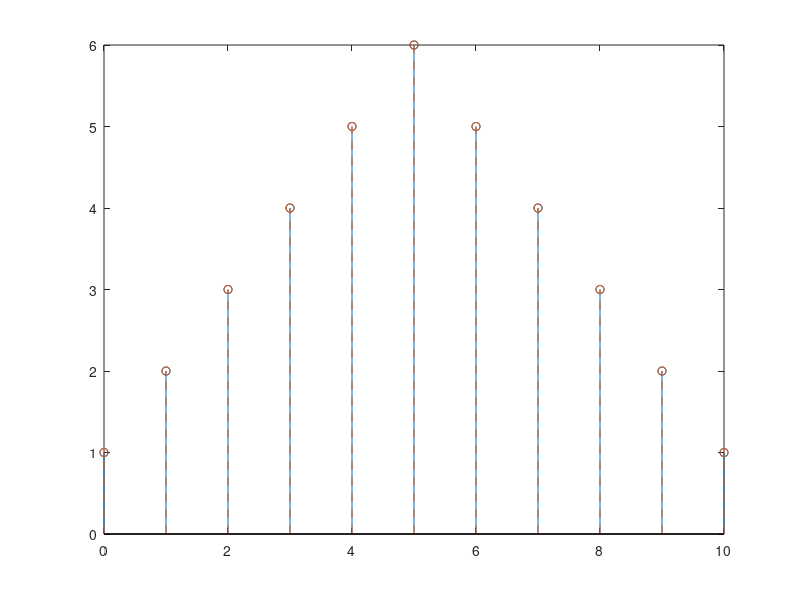

Write the MATLAB code that produced this figure.
close all
clearvars
clc

n = 0:5;
N = length(n);
x = ones(size(n));
y = x;

z1 = conv(x, y);

N_pad = N + N - 1;
x_pad = padarray(x, [0, N_pad-N], 'post');
y_pad = padarray(y, [0, N_pad-N], 'post');
z2 = cconv(x_pad, y_pad);
n_z = 0 : n(end) * 2;
z2 = z2(n_z >= 0 & n_z < N_pad);

X = fft(x_pad);
Y = fft(y_pad);
Z = X .* Y;
z = ifft(Z);

figure(1);
stem(n_z, z2);
hold on;
stem(n_z, z, '--');